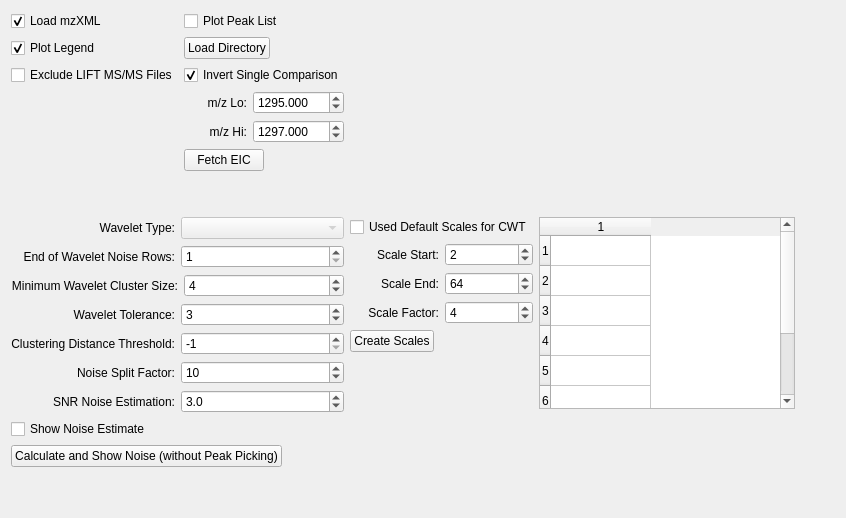
    <widget class="QWidget" name="optionsTab" >
     <attribute name="title" >
      <string>Options</string>
     </attribute>
     <layout class="QHBoxLayout" >
      <item>
       <layout class="QGridLayout" >
        <item row="1" column="0" >
         <spacer>
          <property name="orientation" >
           <enum>Qt::Vertical</enum>
          </property>
          <property name="sizeHint" stdset="0" >
           <size>
            <width>20</width>
            <height>40</height>
           </size>
          </property>
         </spacer>
        </item>
        <item row="0" column="0" >
         <layout class="QGridLayout" >
          <item row="0" column="0" >
           <widget class="QCheckBox" name="loadmzXMLCB" >
            <property name="text" >
             <string>Load mzXML</string>
            </property>
            <property name="checked" >
             <bool>true</bool>
            </property>
           </widget>
          </item>
          <item row="0" column="1" >
           <widget class="QCheckBox" name="plotPkListCB" >
            <property name="text" >
             <string>Plot Peak List</string>
            </property>
           </widget>
          </item>
          <item row="1" column="0" >
           <widget class="QCheckBox" name="plotLegendCB" >
            <property name="text" >
             <string>Plot Legend</string>
            </property>
            <property name="checked" >
             <bool>true</bool>
            </property>
           </widget>
          </item>
          <item row="2" column="0" >
           <widget class="QCheckBox" name="excludeLIFTCB" >
            <property name="text" >
             <string>Exclude LIFT MS/MS Files</string>
            </property>
           </widget>
          </item>
          <item row="2" column="1" >
           <widget class="QCheckBox" name="invertCompCB" >
            <property name="text" >
             <string>Invert Single Comparison</string>
            </property>
            <property name="checked" >
             <bool>true</bool>
            </property>
           </widget>
          </item>
          <item row="3" column="1" >
           <layout class="QVBoxLayout" >
            <item>
             <layout class="QHBoxLayout" >
              <item>
               <widget class="QLabel" name="label_13" >
                <property name="layoutDirection" >
                 <enum>Qt::LeftToRight</enum>
                </property>
                <property name="text" >
                 <string>m/z Lo:</string>
                </property>
                <property name="alignment" >
                 <set>Qt::AlignRight|Qt::AlignTrailing|Qt::AlignVCenter</set>
                </property>
               </widget>
              </item>
              <item>
               <widget class="QDoubleSpinBox" name="mzLo_SB" >
                <property name="decimals" >
                 <number>3</number>
                </property>
                <property name="minimum" >
                 <double>1.000000000000000</double>
                </property>
                <property name="maximum" >
                 <double>100000.000000000000000</double>
                </property>
                <property name="singleStep" >
                 <double>0.050000000000000</double>
                </property>
                <property name="value" >
                 <double>1295.000000000000000</double>
                </property>
               </widget>
              </item>
             </layout>
            </item>
            <item>
             <layout class="QHBoxLayout" >
              <item>
               <widget class="QLabel" name="label_14" >
                <property name="text" >
                 <string>m/z Hi:</string>
                </property>
                <property name="alignment" >
                 <set>Qt::AlignRight|Qt::AlignTrailing|Qt::AlignVCenter</set>
                </property>
               </widget>
              </item>
              <item>
               <widget class="QDoubleSpinBox" name="mzHi_SB" >
                <property name="toolTip" >
                 <string>If this value is set to -1 then a TIC starting from m/z Lo will be returned</string>
                </property>
                <property name="decimals" >
                 <number>3</number>
                </property>
                <property name="minimum" >
                 <double>-1.000000000000000</double>
                </property>
                <property name="maximum" >
                 <double>100000.000000000000000</double>
                </property>
                <property name="singleStep" >
                 <double>0.050000000000000</double>
                </property>
                <property name="value" >
                 <double>1297.000000000000000</double>
                </property>
               </widget>
              </item>
             </layout>
            </item>
            <item>
             <layout class="QHBoxLayout" >
              <item>
               <widget class="QPushButton" name="getEIC_Btn" >
                <property name="text" >
                 <string>Fetch EIC</string>
                </property>
               </widget>
              </item>
              <item>
               <spacer>
                <property name="orientation" >
                 <enum>Qt::Horizontal</enum>
                </property>
                <property name="sizeHint" stdset="0" >
                 <size>
                  <width>40</width>
                  <height>20</height>
                 </size>
                </property>
               </spacer>
              </item>
             </layout>
            </item>
           </layout>
          </item>
          <item row="1" column="1" >
           <layout class="QHBoxLayout" >
            <item>
             <widget class="QPushButton" name="loadDirBtn" >
              <property name="text" >
               <string>Load Directory</string>
              </property>
             </widget>
            </item>
            <item>
             <spacer>
              <property name="orientation" >
               <enum>Qt::Horizontal</enum>
              </property>
              <property name="sizeHint" stdset="0" >
               <size>
                <width>40</width>
                <height>20</height>
               </size>
              </property>
             </spacer>
            </item>
           </layout>
          </item>
         </layout>
        </item>
        <item row="2" column="0" >
         <layout class="QVBoxLayout" >
          <item>
           <layout class="QHBoxLayout" >
            <item>
             <widget class="QLabel" name="label_17" >
              <property name="text" >
               <string>Wavelet Type:</string>
              </property>
              <property name="alignment" >
               <set>Qt::AlignRight|Qt::AlignTrailing|Qt::AlignVCenter</set>
              </property>
             </widget>
            </item>
            <item>
             <widget class="QComboBox" name="comboBox" >
              <property name="enabled" >
               <bool>false</bool>
              </property>
              <property name="toolTip" >
               <string>&lt;html>&lt;head>&lt;meta name="qrichtext" content="1" />&lt;style type="text/css">
p, li { white-space: pre-wrap; }
&lt;/style>&lt;/head>&lt;body style=" font-family:'MS Shell Dlg 2'; font-size:8.25pt; font-weight:400; font-style:normal;">
&lt;p style=" margin-top:0px; margin-bottom:0px; margin-left:0px; margin-right:0px; -qt-block-indent:0; text-indent:0px;">&lt;span style=" font-size:8pt;">Default to Mexican Hat&lt;/span>&lt;/p>
&lt;p style=" margin-top:0px; margin-bottom:0px; margin-left:0px; margin-right:0px; -qt-block-indent:0; text-indent:0px; font-size:8pt;">More later...&lt;/p>&lt;/body>&lt;/html></string>
              </property>
             </widget>
            </item>
           </layout>
          </item>
          <item>
           <layout class="QHBoxLayout" >
            <item>
             <widget class="QLabel" name="label_21" >
              <property name="toolTip" >
               <string>Factor by which the spectrum will be split in order to estimate local noise</string>
              </property>
              <property name="text" >
               <string>End of Wavelet Noise Rows:</string>
              </property>
              <property name="alignment" >
               <set>Qt::AlignRight|Qt::AlignTrailing|Qt::AlignVCenter</set>
              </property>
             </widget>
            </item>
            <item>
             <widget class="QSpinBox" name="minRow_SB" >
              <property name="toolTip" >
               <string>&lt;html>&lt;head>&lt;meta name="qrichtext" content="1" />&lt;style type="text/css">
p, li { white-space: pre-wrap; }
&lt;/style>&lt;/head>&lt;body style=" font-family:'MS Shell Dlg 2'; font-size:8.25pt; font-weight:400; font-style:normal;">
&lt;p style=" margin-top:0px; margin-bottom:0px; margin-left:0px; margin-right:0px; -qt-block-indent:0; text-indent:0px;">&lt;span style=" font-size:8pt;">Last row of the wavelet to be considered noise.&lt;/span>&lt;/p>
&lt;p style=" margin-top:0px; margin-bottom:0px; margin-left:0px; margin-right:0px; -qt-block-indent:0; text-indent:0px; font-size:8pt;">Must be less than the number of scales.&lt;/p>
&lt;p style=" margin-top:0px; margin-bottom:0px; margin-left:0px; margin-right:0px; -qt-block-indent:0; text-indent:0px; font-size:8pt;">A smaller number means more peaks,&lt;/p>
&lt;p style=" margin-top:0px; margin-bottom:0px; margin-left:0px; margin-right:0px; -qt-block-indent:0; text-indent:0px; font-size:8pt;">but not necessarily better results.&lt;/p>&lt;/body>&lt;/html></string>
              </property>
              <property name="minimum" >
               <number>1</number>
              </property>
              <property name="maximum" >
               <number>100</number>
              </property>
              <property name="value" >
               <number>1</number>
              </property>
             </widget>
            </item>
           </layout>
          </item>
          <item>
           <layout class="QHBoxLayout" >
            <item>
             <widget class="QLabel" name="label_22" >
              <property name="toolTip" >
               <string>Factor by which the spectrum will be split in order to estimate local noise</string>
              </property>
              <property name="text" >
               <string>Minimum Wavelet Cluster Size:</string>
              </property>
              <property name="alignment" >
               <set>Qt::AlignRight|Qt::AlignTrailing|Qt::AlignVCenter</set>
              </property>
             </widget>
            </item>
            <item>
             <widget class="QSpinBox" name="minClust_SB" >
              <property name="toolTip" >
               <string>Minimum number of peaks to be found during the wavelet transform for each MS peak.
Must be less than the number of scales.
Half the number of scales appears to be a good approximation.
Higher numbers mean fewer peaks.</string>
              </property>
              <property name="minimum" >
               <number>1</number>
              </property>
              <property name="maximum" >
               <number>100</number>
              </property>
              <property name="value" >
               <number>4</number>
              </property>
             </widget>
            </item>
           </layout>
          </item>
          <item>
           <layout class="QHBoxLayout" >
            <item>
             <widget class="QLabel" name="label_19" >
              <property name="text" >
               <string>Wavelet Tolerance:</string>
              </property>
              <property name="alignment" >
               <set>Qt::AlignRight|Qt::AlignTrailing|Qt::AlignVCenter</set>
              </property>
             </widget>
            </item>
            <item>
             <widget class="QSpinBox" name="waveletRowTol_SB" >
              <property name="toolTip" >
               <string>&lt;html>&lt;head>&lt;meta name="qrichtext" content="1" />&lt;style type="text/css">
p, li { white-space: pre-wrap; }
&lt;/style>&lt;/head>&lt;body style=" font-family:'MS Shell Dlg 2'; font-size:8.25pt; font-weight:400; font-style:normal;">
&lt;p style=" margin-top:0px; margin-bottom:0px; margin-left:0px; margin-right:0px; -qt-block-indent:0; text-indent:0px;">Allowed tolerance for each peak found in each subsequent row of the wavelet transform.  A smaller number requires tighter grouping of peaks for each scale of the CWT in order for a peak to be located.  Too large a number creates more peaks, but at a cost.&lt;/p>&lt;/body>&lt;/html></string>
              </property>
              <property name="minimum" >
               <number>1</number>
              </property>
              <property name="value" >
               <number>3</number>
              </property>
             </widget>
            </item>
           </layout>
          </item>
          <item>
           <layout class="QHBoxLayout" >
            <item>
             <widget class="QLabel" name="label_23" >
              <property name="toolTip" >
               <string>Factor by which the spectrum will be split in order to estimate local noise</string>
              </property>
              <property name="text" >
               <string>Clustering Distance Threshold:</string>
              </property>
              <property name="alignment" >
               <set>Qt::AlignRight|Qt::AlignTrailing|Qt::AlignVCenter</set>
              </property>
             </widget>
            </item>
            <item>
             <widget class="QSpinBox" name="dbscanEPS_SB" >
              <property name="toolTip" >
               <string>&lt;html>&lt;head>&lt;meta name="qrichtext" content="1" />&lt;style type="text/css">
p, li { white-space: pre-wrap; }
&lt;/style>&lt;/head>&lt;body style=" font-family:'MS Shell Dlg 2'; font-size:8.25pt; font-weight:400; font-style:normal;">
&lt;p style=" margin-top:0px; margin-bottom:0px; margin-left:0px; margin-right:0px; -qt-block-indent:0; text-indent:0px;">&lt;span style=" font-size:8pt;">Distance to be used for a clustering cutoff.&lt;/span>&lt;/p>
&lt;p style=" margin-top:0px; margin-bottom:0px; margin-left:0px; margin-right:0px; -qt-block-indent:0; text-indent:0px; font-size:8pt;">Set to -1 for auto-calculation.  &lt;/p>
&lt;p style=" margin-top:0px; margin-bottom:0px; margin-left:0px; margin-right:0px; -qt-block-indent:0; text-indent:0px; font-size:8pt;">A smaller number means fewer peaks while a larger&lt;/p>
&lt;p style=" margin-top:0px; margin-bottom:0px; margin-left:0px; margin-right:0px; -qt-block-indent:0; text-indent:0px; font-size:8pt;">number includes more surrounding neighbors.&lt;/p>
&lt;p style=" margin-top:0px; margin-bottom:0px; margin-left:0px; margin-right:0px; -qt-block-indent:0; text-indent:0px; font-size:8pt;">Be careful...&lt;/p>&lt;/body>&lt;/html></string>
              </property>
              <property name="minimum" >
               <number>-1</number>
              </property>
              <property name="maximum" >
               <number>1000</number>
              </property>
              <property name="value" >
               <number>-1</number>
              </property>
             </widget>
            </item>
           </layout>
          </item>
          <item>
           <layout class="QHBoxLayout" >
            <item>
             <widget class="QLabel" name="label_15" >
              <property name="toolTip" >
               <string>Factor by which the spectrum will be split in order to estimate local noise</string>
              </property>
              <property name="text" >
               <string>Noise Split Factor:</string>
              </property>
              <property name="alignment" >
               <set>Qt::AlignRight|Qt::AlignTrailing|Qt::AlignVCenter</set>
              </property>
             </widget>
            </item>
            <item>
             <widget class="QSpinBox" name="noiseFactor_SB" >
              <property name="toolTip" >
               <string>&lt;html>&lt;head>&lt;meta name="qrichtext" content="1" />&lt;style type="text/css">
p, li { white-space: pre-wrap; }
&lt;/style>&lt;/head>&lt;body style=" font-family:'MS Shell Dlg 2'; font-size:8.25pt; font-weight:400; font-style:normal;">
&lt;p style=" margin-top:0px; margin-bottom:0px; margin-left:0px; margin-right:0px; -qt-block-indent:0; text-indent:0px;">&lt;span style=" font-size:8pt;">Factor by which the spectrum will be split in order to estimate local noise.  More is better but slower. For example:&lt;/span>&lt;/p>
&lt;p style=" margin-top:0px; margin-bottom:0px; margin-left:0px; margin-right:0px; -qt-block-indent:0; text-indent:0px; font-size:8pt;">if the lenght of a MS spectrum = 10000&lt;/p>
&lt;p style=" margin-top:0px; margin-bottom:0px; margin-left:0px; margin-right:0px; -qt-block-indent:0; text-indent:0px; font-size:8pt;">and Noise Split Factor = 10&lt;/p>
&lt;p style=" margin-top:0px; margin-bottom:0px; margin-left:0px; margin-right:0px; -qt-block-indent:0; text-indent:0px; font-size:8pt;">the number of segments used = 1000&lt;/p>&lt;/body>&lt;/html></string>
              </property>
              <property name="minimum" >
               <number>1</number>
              </property>
              <property name="maximum" >
               <number>100</number>
              </property>
              <property name="value" >
               <number>10</number>
              </property>
             </widget>
            </item>
           </layout>
          </item>
          <item>
           <layout class="QHBoxLayout" >
            <item>
             <widget class="QLabel" name="label_16" >
              <property name="toolTip" >
               <string>SNR value used for noise estimate</string>
              </property>
              <property name="text" >
               <string>SNR Noise Estimation:</string>
              </property>
              <property name="alignment" >
               <set>Qt::AlignRight|Qt::AlignTrailing|Qt::AlignVCenter</set>
              </property>
             </widget>
            </item>
            <item>
             <widget class="QDoubleSpinBox" name="snrNoiseEst_SB" >
              <property name="toolTip" >
               <string>SNR value used for noise estimate</string>
              </property>
              <property name="decimals" >
               <number>1</number>
              </property>
              <property name="minimum" >
               <double>1.000000000000000</double>
              </property>
              <property name="maximum" >
               <double>5000.000000000000000</double>
              </property>
              <property name="value" >
               <double>3.000000000000000</double>
              </property>
             </widget>
            </item>
           </layout>
          </item>
          <item>
           <widget class="QCheckBox" name="plotNoiseEst_CB" >
            <property name="text" >
             <string>Show Noise Estimate</string>
            </property>
            <property name="checked" >
             <bool>false</bool>
            </property>
           </widget>
          </item>
          <item>
           <layout class="QHBoxLayout" >
            <item>
             <widget class="QPushButton" name="showNoise_Btn" >
              <property name="text" >
               <string>Calculate and Show Noise (without Peak Picking)</string>
              </property>
             </widget>
            </item>
            <item>
             <spacer>
              <property name="orientation" >
               <enum>Qt::Horizontal</enum>
              </property>
              <property name="sizeHint" stdset="0" >
               <size>
                <width>40</width>
                <height>20</height>
               </size>
              </property>
             </spacer>
            </item>
           </layout>
          </item>
          <item>
           <spacer>
            <property name="orientation" >
             <enum>Qt::Vertical</enum>
            </property>
            <property name="sizeHint" stdset="0" >
             <size>
              <width>20</width>
              <height>40</height>
             </size>
            </property>
           </spacer>
          </item>
         </layout>
        </item>
        <item row="2" column="1" >
         <layout class="QVBoxLayout" >
          <item>
           <widget class="QCheckBox" name="useDefaultScale_CB" >
            <property name="text" >
             <string>Used Default Scales for CWT</string>
            </property>
            <property name="checked" >
             <bool>false</bool>
            </property>
           </widget>
          </item>
          <item>
           <layout class="QHBoxLayout" >
            <item>
             <widget class="QLabel" name="scaleStartLbl" >
              <property name="toolTip" >
               <string>Factor by which the spectrum will be split in order to estimate local noise</string>
              </property>
              <property name="text" >
               <string>Scale Start:</string>
              </property>
              <property name="alignment" >
               <set>Qt::AlignRight|Qt::AlignTrailing|Qt::AlignVCenter</set>
              </property>
             </widget>
            </item>
            <item>
             <widget class="QSpinBox" name="scaleStart_SB" >
              <property name="toolTip" >
               <string>&lt;html>&lt;head>&lt;meta name="qrichtext" content="1" />&lt;style type="text/css">
p, li { white-space: pre-wrap; }
&lt;/style>&lt;/head>&lt;body style=" font-family:'MS Shell Dlg 2'; font-size:8.25pt; font-weight:400; font-style:normal;">
&lt;p style=" margin-top:0px; margin-bottom:0px; margin-left:0px; margin-right:0px; -qt-block-indent:0; text-indent:0px;">&lt;span style=" font-size:8pt;">Starting point for scales&lt;/span>&lt;/p>&lt;/body>&lt;/html></string>
              </property>
              <property name="minimum" >
               <number>1</number>
              </property>
              <property name="maximum" >
               <number>10000</number>
              </property>
              <property name="value" >
               <number>2</number>
              </property>
             </widget>
            </item>
           </layout>
          </item>
          <item>
           <layout class="QHBoxLayout" >
            <item>
             <widget class="QLabel" name="scaleEndLbl" >
              <property name="toolTip" >
               <string>Factor by which the spectrum will be split in order to estimate local noise</string>
              </property>
              <property name="text" >
               <string>Scale End:</string>
              </property>
              <property name="alignment" >
               <set>Qt::AlignRight|Qt::AlignTrailing|Qt::AlignVCenter</set>
              </property>
             </widget>
            </item>
            <item>
             <widget class="QSpinBox" name="scaleStop_SB" >
              <property name="toolTip" >
               <string>&lt;html>&lt;head>&lt;meta name="qrichtext" content="1" />&lt;style type="text/css">
p, li { white-space: pre-wrap; }
&lt;/style>&lt;/head>&lt;body style=" font-family:'MS Shell Dlg 2'; font-size:8.25pt; font-weight:400; font-style:normal;">
&lt;p style=" margin-top:0px; margin-bottom:0px; margin-left:0px; margin-right:0px; -qt-block-indent:0; text-indent:0px;">&lt;span style=" font-size:8pt;">End point for scales.&lt;/span>&lt;/p>&lt;/body>&lt;/html></string>
              </property>
              <property name="minimum" >
               <number>1</number>
              </property>
              <property name="maximum" >
               <number>10000</number>
              </property>
              <property name="value" >
               <number>64</number>
              </property>
             </widget>
            </item>
           </layout>
          </item>
          <item>
           <layout class="QHBoxLayout" >
            <item>
             <widget class="QLabel" name="scaleFactorLbl" >
              <property name="toolTip" >
               <string>Factor by which the spectrum will be split in order to estimate local noise</string>
              </property>
              <property name="text" >
               <string>Scale Factor:</string>
              </property>
              <property name="alignment" >
               <set>Qt::AlignRight|Qt::AlignTrailing|Qt::AlignVCenter</set>
              </property>
             </widget>
            </item>
            <item>
             <widget class="QSpinBox" name="scaleFactor_SB" >
              <property name="toolTip" >
               <string>&lt;html>&lt;head>&lt;meta name="qrichtext" content="1" />&lt;style type="text/css">
p, li { white-space: pre-wrap; }
&lt;/style>&lt;/head>&lt;body style=" font-family:'MS Shell Dlg 2'; font-size:8.25pt; font-weight:400; font-style:normal;">
&lt;p style=" margin-top:0px; margin-bottom:0px; margin-left:0px; margin-right:0px; -qt-block-indent:0; text-indent:0px;">&lt;span style=" font-size:8pt;">Don't Mess with this unless you know what you're doing!&lt;/span>&lt;/p>
&lt;p style=" margin-top:0px; margin-bottom:0px; margin-left:0px; margin-right:0px; -qt-block-indent:0; text-indent:0px; font-size:8pt;">Making too many scales will slow things WAAAY down!&lt;/p>&lt;/body>&lt;/html></string>
              </property>
              <property name="minimum" >
               <number>1</number>
              </property>
              <property name="maximum" >
               <number>100</number>
              </property>
              <property name="value" >
               <number>4</number>
              </property>
             </widget>
            </item>
           </layout>
          </item>
          <item>
           <layout class="QHBoxLayout" >
            <item>
             <layout class="QVBoxLayout" >
              <item>
               <widget class="QPushButton" name="makeScales_Btn" >
                <property name="toolTip" >
                 <string>&lt;html>&lt;head>&lt;meta name="qrichtext" content="1" />&lt;style type="text/css">
p, li { white-space: pre-wrap; }
&lt;/style>&lt;/head>&lt;body style=" font-family:'MS Shell Dlg 2'; font-size:8.25pt; font-weight:400; font-style:normal;">
&lt;p style=" margin-top:0px; margin-bottom:0px; margin-left:0px; margin-right:0px; -qt-block-indent:0; text-indent:0px; font-size:8pt;">Try to keep the total number of scales below 10,&lt;/p>
&lt;p style=" margin-top:0px; margin-bottom:0px; margin-left:0px; margin-right:0px; -qt-block-indent:0; text-indent:0px; font-size:8pt;">otherwise peak picking could take a while.&lt;/p>
&lt;p style="-qt-paragraph-type:empty; margin-top:0px; margin-bottom:0px; margin-left:0px; margin-right:0px; -qt-block-indent:0; text-indent:0px; font-size:8pt;">&lt;/p>
&lt;p style=" margin-top:0px; margin-bottom:0px; margin-left:0px; margin-right:0px; -qt-block-indent:0; text-indent:0px; font-size:8pt;">Example of use:&lt;/p>
&lt;p style=" margin-top:0px; margin-bottom:0px; margin-left:0px; margin-right:0px; -qt-block-indent:0; text-indent:0px; font-size:8pt;">Scale Start: 2&lt;/p>
&lt;p style=" margin-top:0px; margin-bottom:0px; margin-left:0px; margin-right:0px; -qt-block-indent:0; text-indent:0px; font-size:8pt;">Scale End: 32&lt;/p>
&lt;p style=" margin-top:0px; margin-bottom:0px; margin-left:0px; margin-right:0px; -qt-block-indent:0; text-indent:0px; font-size:8pt;">Scale Factor: 4&lt;/p>
&lt;p style="-qt-paragraph-type:empty; margin-top:0px; margin-bottom:0px; margin-left:0px; margin-right:0px; -qt-block-indent:0; text-indent:0px; font-size:8pt;">&lt;/p>
&lt;p style=" margin-top:0px; margin-bottom:0px; margin-left:0px; margin-right:0px; -qt-block-indent:0; text-indent:0px; font-size:8pt;">Output Scales:&lt;/p>
&lt;p style=" margin-top:0px; margin-bottom:0px; margin-left:0px; margin-right:0px; -qt-block-indent:0; text-indent:0px; font-size:8pt;">[ 2,  6, 10, 14, 18, 22, 26, 30]&lt;/p>
&lt;p style="-qt-paragraph-type:empty; margin-top:0px; margin-bottom:0px; margin-left:0px; margin-right:0px; -qt-block-indent:0; text-indent:0px; font-size:8pt;">&lt;/p>&lt;/body>&lt;/html></string>
                </property>
                <property name="text" >
                 <string>Create Scales</string>
                </property>
               </widget>
              </item>
              <item>
               <spacer>
                <property name="orientation" >
                 <enum>Qt::Vertical</enum>
                </property>
                <property name="sizeHint" stdset="0" >
                 <size>
                  <width>20</width>
                  <height>40</height>
                 </size>
                </property>
               </spacer>
              </item>
             </layout>
            </item>
            <item>
             <spacer>
              <property name="orientation" >
               <enum>Qt::Horizontal</enum>
              </property>
              <property name="sizeHint" stdset="0" >
               <size>
                <width>40</width>
                <height>20</height>
               </size>
              </property>
             </spacer>
            </item>
           </layout>
          </item>
         </layout>
        </item>
        <item row="2" column="2" >
         <layout class="QHBoxLayout" >
          <item>
           <layout class="QVBoxLayout" >
            <item>
             <widget class="QTableWidget" name="scalesTable" >
              <property name="frameShape" >
               <enum>QFrame::StyledPanel</enum>
              </property>
              <property name="rowCount" >
               <number>8</number>
              </property>
              <property name="columnCount" >
               <number>1</number>
              </property>
              <row/>
              <row/>
              <row/>
              <row/>
              <row/>
              <row/>
              <row/>
              <row/>
              <column/>
             </widget>
            </item>
            <item>
             <spacer>
              <property name="orientation" >
               <enum>Qt::Vertical</enum>
              </property>
              <property name="sizeHint" stdset="0" >
               <size>
                <width>20</width>
                <height>40</height>
               </size>
              </property>
             </spacer>
            </item>
           </layout>
          </item>
          <item>
           <spacer>
            <property name="orientation" >
             <enum>Qt::Horizontal</enum>
            </property>
            <property name="sizeHint" stdset="0" >
             <size>
              <width>40</width>
              <height>20</height>
             </size>
            </property>
           </spacer>
          </item>
         </layout>
        </item>
       </layout>
      </item>
     </layout>
    </widget>
